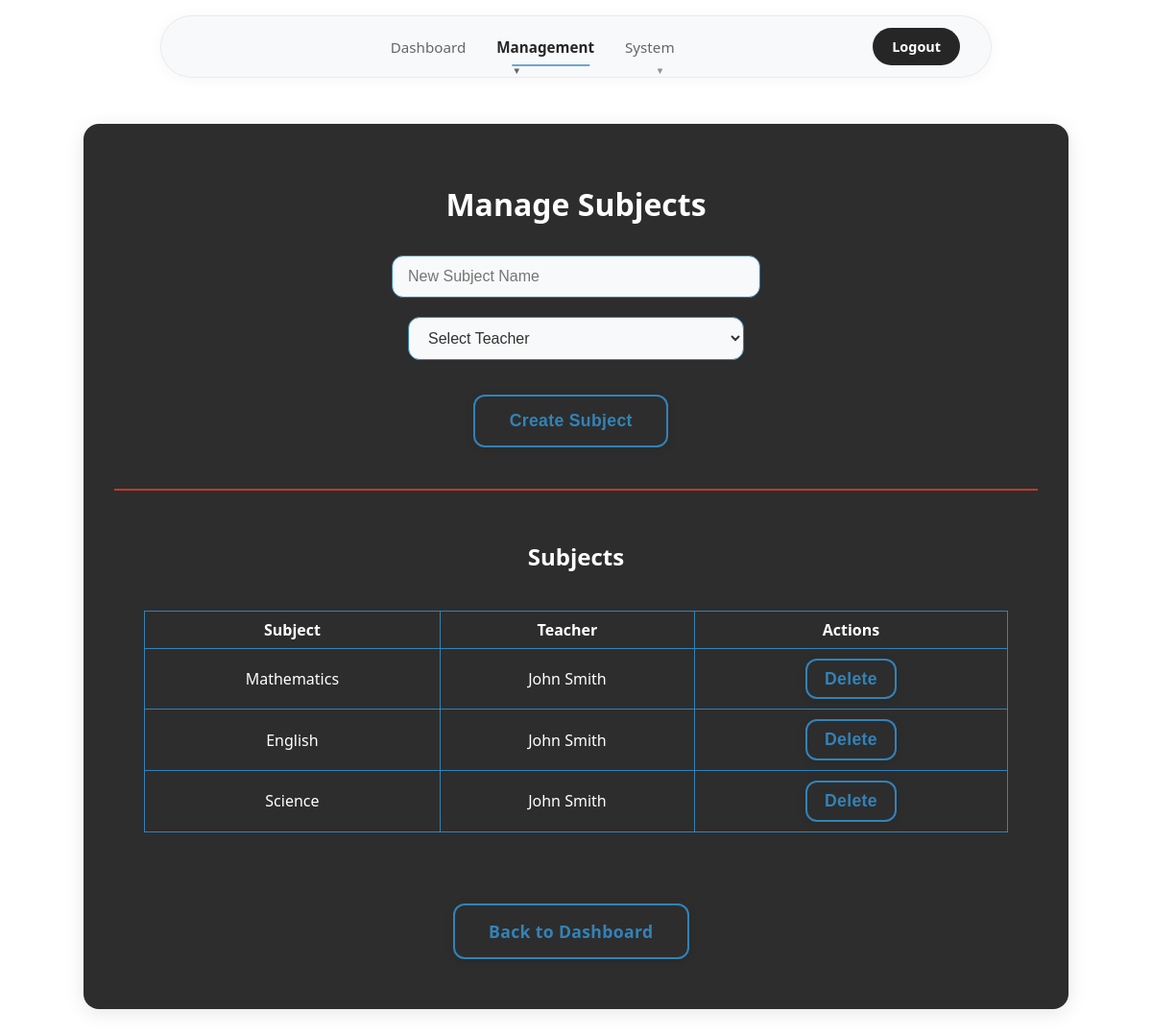
Page /manage_subjects (signed in) on the committed database.
### tables this page shows
CREATE TABLE subjects (
    id INTEGER PRIMARY KEY,
    name TEXT,
    teacher_id INTEGER REFERENCES users(id),
    teacher_name TEXT
);

### app.py (the view)
@app.route('/manage_subjects', methods=['GET','POST'])
def manage_subjects():
    if not is_admin():
        return redirect(url_for('login'))
    conn = get_db()
    cur = conn.cursor()
    if request.method == 'POST':
        subject_name = request.form['subject_name']
        teacher_id = request.form.get('teacher_id')
        cur.execute("INSERT INTO subjects (name, teacher_id) VALUES (?, ?)", (subject_name, teacher_id))
        conn.commit()
    cur.execute('''SELECT subjects.*, users.username as teacher_name
                   FROM subjects
                   LEFT JOIN users ON subjects.teacher_id = users.id''')
    subjects = cur.fetchall()
    cur.execute("SELECT id, username FROM users WHERE role='teacher'")
    teachers = cur.fetchall()
    return render_template('manage_subjects.html', subjects=subjects, teachers=teachers)

### app.py (called while the page is built)
def get_db():
    conn = sqlite3.connect(DATABASE)
    conn.row_factory = sqlite3.Row
    return conn

def is_admin():
    return session.get('role') == 'admin'

### templates/manage_subjects.html (shortened to what this page needs)
<!DOCTYPE html>
<html>
<head>
    <link rel="stylesheet" href="/static/styles.css">
</head>
<body>
    <div class="navbar">
        <div class="navbar-container">
            <div class="navbar-links">
                <a href="/admin_dashboard" class="nav-link">Dashboard</a>
                <div class="dropdown">
                    <a href="#" class="nav-link dropdown-trigger active">Management</a>
                </div>
                <div class="dropdown">
                    <a href="#" class="nav-link dropdown-trigger">System</a>
                </div>
            </div>
            <div class="navbar-actions">
                <a href="/logout" class="nav-btn">Logout</a>
            </div>
        </div>
    </div>
    <div class="center-wrapper">
        <div class="dashboard-container card-3d">
            <h1>Manage Subjects</h1>
            <form method="post" action="/manage_subjects" class="form-stack">
                <input type="text" name="subject_name" placeholder="New Subject Name" required>
                <select name="teacher_id" required>
                    <option value="">Select Teacher</option>
                </select>
                <button class="btn-3d" type="submit">Create Subject</button>
            </form>
            <hr style="width:100%; margin: 2em 0; border: 1px solid #C0392B;">
            <h2>Subjects</h2>
            <div class="table-wrapper">
                <table>
                    <thead>
                        <tr>
                            <th>Subject</th>
                            <th>Teacher</th>
                            <th>Actions</th>
                        </tr>
                    </thead>
                    <tbody>
                        {% for subject in subjects %}
                        <tr>
                            <td>{{ subject['name'] }}</td>
                            <td>{% if subject['teacher_name'] %}{{ subject['teacher_name'] }}{% else %}-{% endif %}</td>
                            <td class="table-actions">
                                <form method="post" action="/delete_subject" style="display:inline;">
                                    <button class="btn-3d" type="submit" onclick="return confirm('Delete this subject?');">Delete</button>
                                </form>
                            </td>
                        </tr>
                        {% endfor %}
                    </tbody>
                </table>
            </div>
            <div class="action-buttons">
                <a class="btn-3d" href="/admin">Back to Dashboard</a>
            </div>
        </div>
    </div>
</body>
</html>

### static/styles.css (style rules this page uses)
body { background: #ffffff; font-family: 'Segoe UI', 'Arial', sans-serif; color: #262626; margin: 0; padding: 0; min-height: 100vh; }
.navbar { background: transparent; backdrop-filter: none; -webkit-backdrop-filter: none; box-shadow: none; padding: 1rem 0; position: sticky; top: 0; left: 0; right: 0; z-index: 1000; margin-bottom: 0; border: none; width: 100%; }
.navbar-container { max-width: 800px; margin: 0 auto; display: flex; justify-content: space-between; align-items: center; padding: 0.75rem 2rem; height: auto; background: rgba(248, 249, 250, 0.9); backdrop-filter: blur(10px); -webkit-backdrop-filter: blur(10px); border-radius: 50px; border: 1px solid rgba(0, 0, 0, 0.06); box-shadow: 0 2px 16px rgba(0, 0, 0, 0.04); }
.navbar-actions { display: flex; align-items: center; gap: 1rem; }
.navbar-links { display: flex; gap: 2rem; align-items: center; justify-content: center; flex: 1; margin: 0; }
.nav-link { color: #666666; text-decoration: none; font-weight: 500; padding: 0.5rem 0; border-radius: 0; transition: all 0.2s ease; position: relative; font-size: 0.95rem; white-space: nowrap; border: none; background: transparent; }
.nav-link.active { color: #262626; background: transparent; box-shadow: none; border: none; transform: none; font-weight: 600; }
.nav-btn { background: #262626; color: #ffffff; text-decoration: none; font-weight: 600; padding: 0.625rem 1.25rem; border-radius: 25px; transition: all 0.2s ease; font-size: 0.9rem; white-space: nowrap; border: none; }
.nav-link.active::after { width: 80%; }
.nav-link::after { content: ''; position: absolute; bottom: -2px; left: 50%; width: 0; height: 2px; background: #3283b8; transition: all 0.3s ease; transform: translateX(-50%); }
.dropdown { position: relative; display: inline-block; }
.nav-link.dropdown-trigger::after { content: '▼'; font-size: 0.6rem; margin-left: 0.375rem; opacity: 0.7; transition: transform 0.2s ease; }
.dashboard-container { padding: 2.5em 2em; background: #262626; border-radius: 16px; max-width: 1200px; box-shadow: 0 4px 20px rgba(0, 0, 0, 0.1); width: 90%; margin: 2em auto; display: flex; flex-direction: column; align-items: center; border: 1px solid rgba(0, 0, 0, 0.05); }
.center-wrapper { display: flex; align-items: center; justify-content: center; min-height: 100vh; }
.card-3d { background: #2d2d2d; border-radius: 16px; box-shadow: 0 4px 20px rgba(0, 0, 0, 0.1); width: 80%; border: 1px solid rgba(0, 0, 0, 0.05); }
h1, h2, h3 { color: #ffffff;; text-align: center; margin-bottom: 1em; text-decoration: none; }
.form-stack { display: flex; flex-direction: column; gap: 1.2em; width: 100%; align-items: center; }
input, select { padding: 0.75em 1em; border-radius: 12px; border: 1.5px solid hsl(204, 57%, 46%); font-size: 1em; background: #f8f9fa; color: #333333; transition: border 0.2s; outline: none; margin-bottom: 0.5em; width: 100%; max-width: 350px; text-decoration: none; }
form[style*="inline"] button { margin: 2px 5px !important; display: inline-block !important; vertical-align: middle !important; padding: 0.5em 1em !important; }
.btn-3d { background: #2d2d2d; color: hsl(204, 57%, 46%); border: 2px solid hsl(204, 57%, 46%); border-radius: 12px; padding: 0.85em 2em; font-size: 1.1em; font-weight: 600; box-shadow: 0 2px 10px rgba(0, 0, 0, 0.1); transition: transform 0.12s, box-shadow 0.12s; cursor: pointer; letter-spacing: 0.02em; margin: 0.6em 0.6em 0.6em 0; display: inline-block; text-align: center; text-decoration: none; }
.action-buttons { margin-top: 2em; text-align: center; }
.table-wrapper { width: 100%; max-width: 900px; overflow-x: auto; margin: 0 auto; }
table { width: 100%; max-width: 900px; border-collapse: collapse; margin: 1em auto 2em; }
th, td { padding: 8px; border: 1px solid #3283b8; text-align: center; text-decoration: none; color:#ffffff; }
.form-stack input, .form-stack select { margin: 0 auto; display: block; width: 100%; max-width: 350px; }
.form-stack button { align-self: center; margin-top: 1em; }
.dashboard-container { max-width: 1200px; margin: 2em auto; padding: 2.5em 2em; }

### rows in the picture
subjects: name "Mathematics", teacher_name "John Smith"
subjects: name "English", teacher_name "John Smith"
subjects: name "Science", teacher_name "John Smith"
